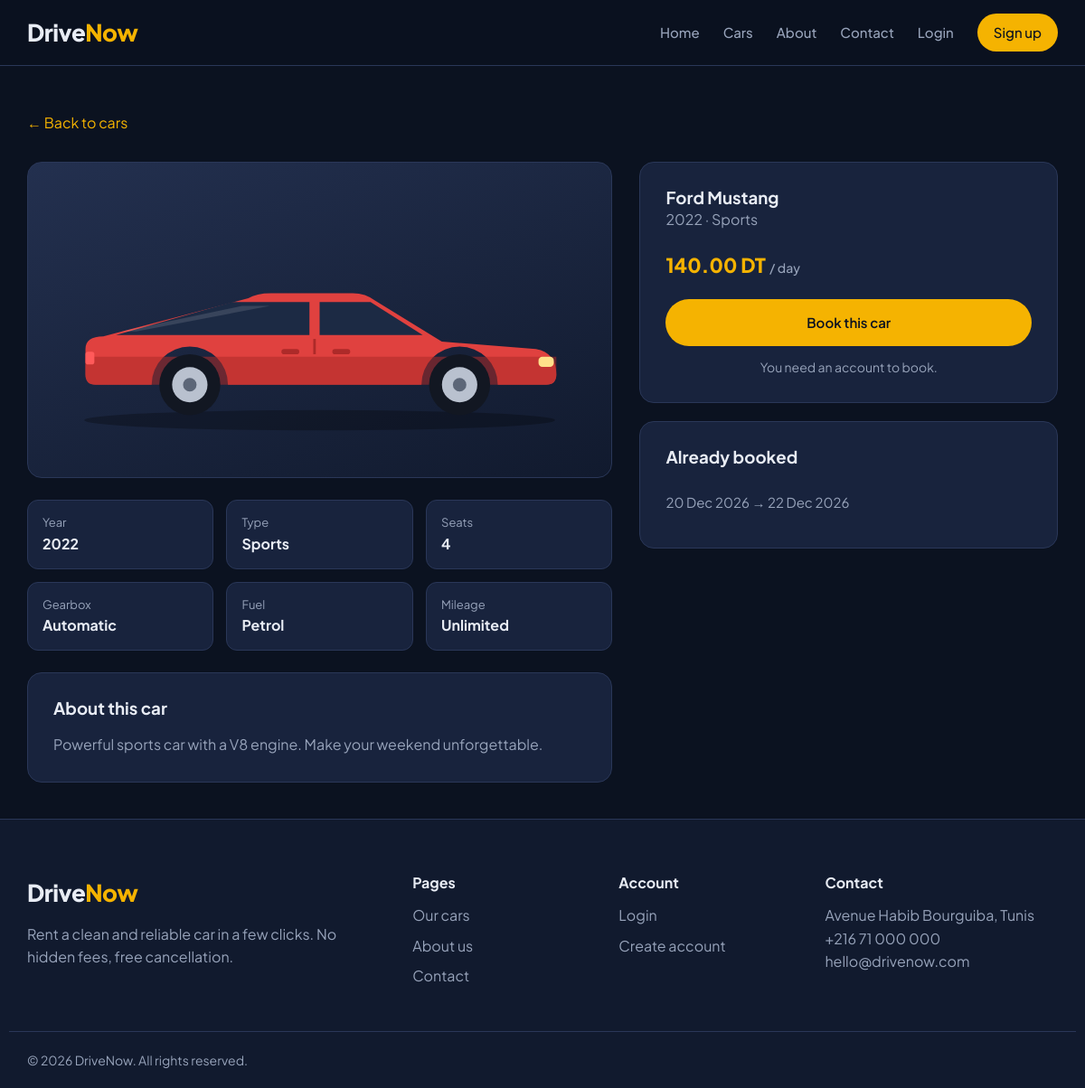
The page /car.php?id=6 on the database its author committed.
### tables this page shows
CREATE TABLE cars (
    id INT AUTO_INCREMENT PRIMARY KEY,
    brand VARCHAR(50) NOT NULL,
    model VARCHAR(50) NOT NULL,
    year INT NOT NULL,
    type VARCHAR(30) NOT NULL,
    transmission VARCHAR(20) NOT NULL,
    seats INT NOT NULL,
    fuel VARCHAR(20) NOT NULL,
    price_per_day DECIMAL(8,2) NOT NULL,
    image VARCHAR(255),
    description TEXT,
    is_available TINYINT(1) NOT NULL DEFAULT 1,
    created_at DATETIME DEFAULT CURRENT_TIMESTAMP
);

CREATE TABLE bookings (
    id INT AUTO_INCREMENT PRIMARY KEY,
    user_id INT NOT NULL,
    car_id INT NOT NULL,
    start_date DATE NOT NULL,
    end_date DATE NOT NULL,
    total_price DECIMAL(10,2) NOT NULL,
    status ENUM('pending', 'approved', 'rejected', 'cancelled') NOT NULL DEFAULT 'pending',
    created_at DATETIME DEFAULT CURRENT_TIMESTAMP,
    FOREIGN KEY (user_id) REFERENCES users(id) ON DELETE CASCADE,
    FOREIGN KEY (car_id) REFERENCES cars(id)
);

### includes/functions.php (called while the page is built, shortened)
<?php
function e($text)
{
    return htmlspecialchars((string) $text, ENT_QUOTES, 'UTF-8');
}
function is_logged_in()
{
    return isset($_SESSION['user_id']);
}
function format_price($price)
{
    return number_format($price, 2) . ' DT';
}
function format_date($date)
{
    return date("d M Y", strtotime($date));
}

### car.php (the view, shortened to what this page needs)
<?php
require_once "includes/db.php";
require_once "includes/functions.php";
$car_id = isset($_GET['id']) ? (int) $_GET['id'] : 0;
$stmt = mysqli_prepare($conn, "SELECT * FROM cars WHERE id = ? AND is_available = 1");
mysqli_stmt_bind_param($stmt, "i", $car_id);
mysqli_stmt_execute($stmt);
$car = mysqli_fetch_assoc(mysqli_stmt_get_result($stmt));
$today = date("Y-m-d");
$stmt = mysqli_prepare($conn, "SELECT start_date, end_date FROM bookings
                               WHERE car_id = ? AND status IN ('pending', 'approved') AND end_date >= ?
                               ORDER BY start_date");
mysqli_stmt_bind_param($stmt, "is", $car_id, $today);
mysqli_stmt_execute($stmt);
$booked = mysqli_stmt_get_result($stmt);
require_once "includes/header.php";
?>
<section class="page-header">
    <div class="container">
        <a href="cars.php">&larr; Back to cars</a>
    </div>
</section>
<section class="container details-grid">
    <div>
        <div class="details-image">
            <img src="<?php echo e($car['image']); ?>" alt="<?php echo e($car['brand'] . ' ' . $car['model']); ?>">
        </div>
        <div class="specs-grid">
            <div class="spec"><span>Year</span><strong><?php echo e($car['year']); ?></strong></div>
            <div class="spec"><span>Type</span><strong><?php echo e($car['type']); ?></strong></div>
            <div class="spec"><span>Seats</span><strong><?php echo e($car['seats']); ?></strong></div>
            <div class="spec"><span>Gearbox</span><strong><?php echo e($car['transmission']); ?></strong></div>
            <div class="spec"><span>Fuel</span><strong><?php echo e($car['fuel']); ?></strong></div>
            <div class="spec"><span>Mileage</span><strong>Unlimited</strong></div>
        </div>
        <div class="box">
            <h3>About this car</h3>
            <p class="muted"><?php echo nl2br(e($car['description'])); ?></p>
        </div>
    </div>
    <aside>
        <div class="box">
            <h1><?php echo e($car['brand'] . ' ' . $car['model']); ?></h1>
            <p class="muted"><?php echo e($car['year'] . ' · ' . $car['type']); ?></p>
            <p class="price" style="margin: 20px 0;"><?php echo format_price($car['price_per_day']); ?> <small>/ day</small></p>
            <a href="book.php?id=<?php echo $car['id']; ?>" class="btn btn-primary btn-block">Book this car</a>
            <?php if (!is_logged_in()) { ?>
                <p class="muted text-center" style="margin-top: 12px; font-size: 14px;">You need an account to book.</p>
            <?php } ?>
        </div>
        <div class="box">
            <h3>Already booked</h3>
            <?php if (mysqli_num_rows($booked) == 0) { ?>
                <p class="muted">This car is free for all upcoming dates.</p>
            <?php } else { ?>
                <ul class="booked-list">
                    <?php while ($row = mysqli_fetch_assoc($booked)) { ?>
                        <li><?php echo format_date($row['start_date']); ?> &rarr; <?php echo format_date($row['end_date']); ?></li>
                    <?php } ?>
                </ul>
            <?php } ?>
        </div>
    </aside>
</section>
<?php require_once "includes/footer.php"; ?>

### css/style.css (style rules this page uses)
:root { --navy-900: #0b1220; --navy-800: #111a2e; --navy-700: #18233d; --navy-600: #23304f; --border: #2a3758; --text: #e8ecf4; --muted: #97a3ba; --accent: #f5b301; --accent-hover: #ffc629; --green: #2fbf71; --red: #ef5b5b; --blue: #4c8dff; --radius: 16px; }
* { margin: 0; padding: 0; box-sizing: border-box; }
body { font-family: 'Plus Jakarta Sans', Arial, sans-serif; background: var(--navy-900); color: var(--text); font-size: 16px; line-height: 1.6; }
a { color: var(--accent); text-decoration: none; }
img { max-width: 100%; display: block; }
h1, h2, h3, h4 { line-height: 1.2; font-weight: 700; }
.container { width: 100%; max-width: 1180px; margin: 0 auto; padding: 0 20px; }
.muted { color: var(--muted); }
.text-center { text-align: center; }
.btn { display: inline-block; padding: 12px 24px; border-radius: 999px; border: 2px solid transparent; font-family: inherit; font-size: 15px; font-weight: 600; cursor: pointer; transition: 0.2s; text-align: center; }
.btn-primary { background: var(--accent); color: var(--navy-900); }
.btn-block { display: block; width: 100%; }
.page-header { padding: 50px 0 30px; }
.price { font-size: 22px; font-weight: 800; color: var(--accent); }
.price small { font-size: 14px; color: var(--muted); font-weight: 500; }
.details-grid { display: grid; grid-template-columns: 1.4fr 1fr; gap: 30px; align-items: start; }
.details-image { background: linear-gradient(160deg, var(--navy-600), var(--navy-800)); border: 1px solid var(--border); border-radius: var(--radius); padding: 40px; display: flex; justify-content: center; }
.details-image img { max-height: 340px; object-fit: contain; }
.specs-grid { display: grid; grid-template-columns: repeat(3, 1fr); gap: 14px; margin: 24px 0; }
.spec { background: var(--navy-700); border: 1px solid var(--border); border-radius: 12px; padding: 14px 16px; }
.spec span { display: block; color: var(--muted); font-size: 13px; }
.spec strong { font-size: 16px; }
.box { background: var(--navy-700); border: 1px solid var(--border); border-radius: var(--radius); padding: 28px; }
.box h2, .box h3 { margin-bottom: 16px; }
.box + .box { margin-top: 20px; }
.booked-list { list-style: none; }
.booked-list li { padding: 10px 0; border-bottom: 1px solid var(--border); color: var(--muted); font-size: 15px; }
.booked-list li:last-child { border-bottom: none; }

### rows shown on the page
cars: image (picture), year "2022", type "Sports", seats "4", transmission "Automatic", fuel "Petrol", description "Powerful sports car with a V8 engine. Make your weekend unforgettable.", brand+model "Ford Mustang", year+type "2022 · Sports", price_per_day "140.00 DT"
bookings: start_date "20 Dec 2026", end_date "22 Dec 2026"

### other values the page prints
$label "Home Cars About Contact Login"
